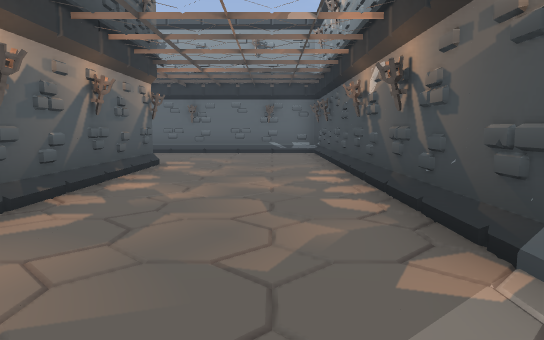
View 1 (above)

24 first-person views from a walk through a Godot game level. The camera is 1.4 m above the floor, tilts 6° down and sees 70° across. The floor is counted in squares, 2 m on a side. Each view is taken from the middle of a square. On the plan, view 1 faces up. The plan holds only what a view shows up to about 11 squares ahead; the rest is blank. The place goes on beyond the plan. Flat picture figures and markers are not drawn. Characters and animated objects are not drawn. Some surface patterns are stand-ins.

View 2
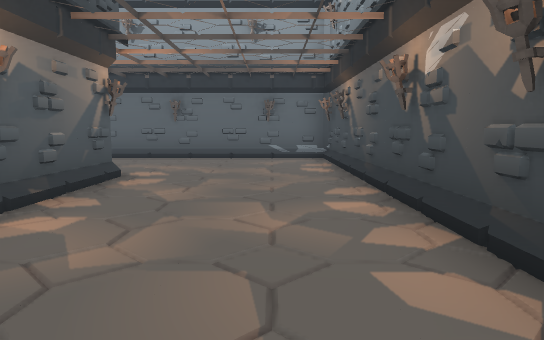

View 3
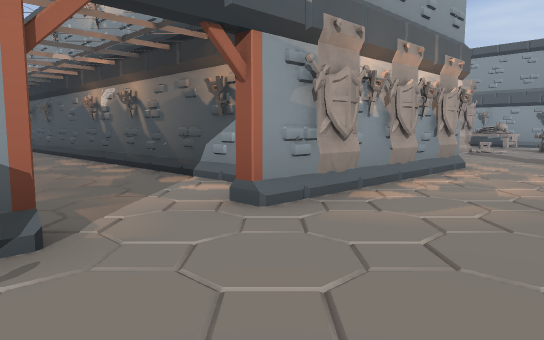

View 4
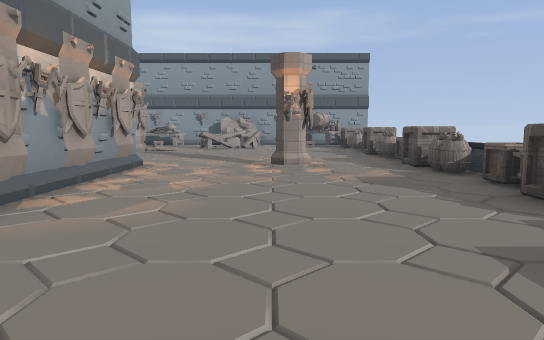

View 5
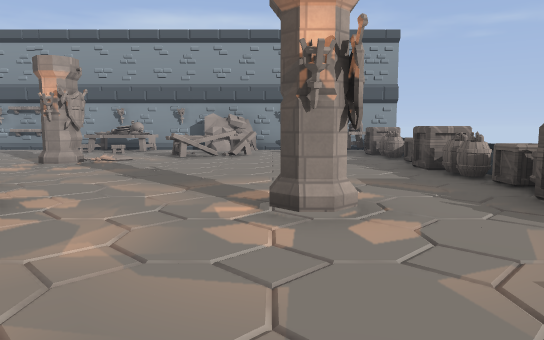

View 6
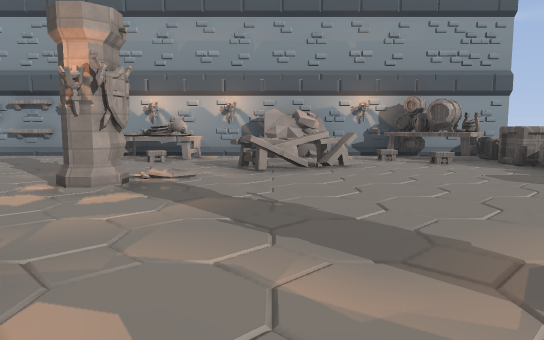

View 7
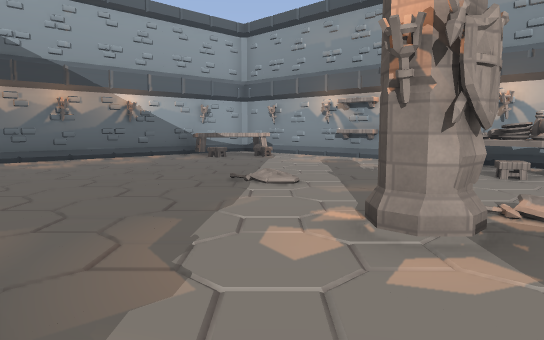

View 8
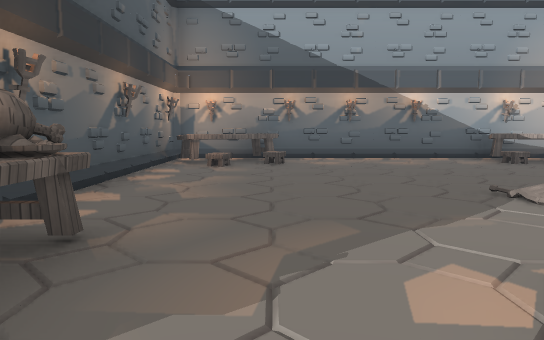

View 9
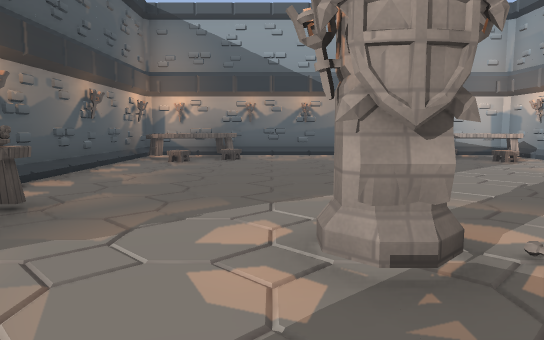

View 10
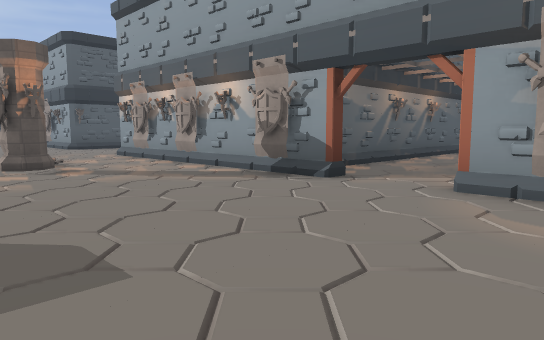

View 11
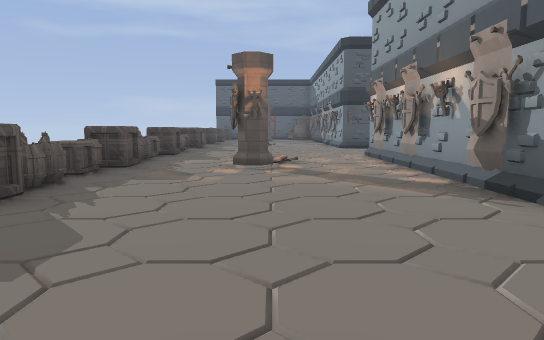

View 12
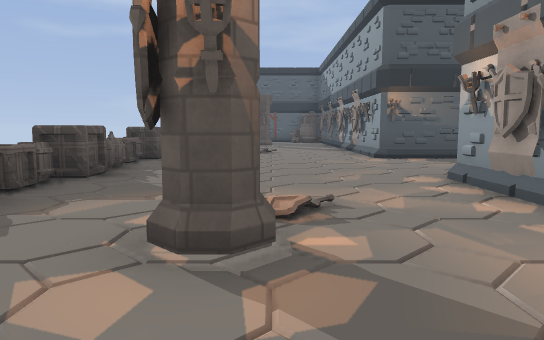

View 13
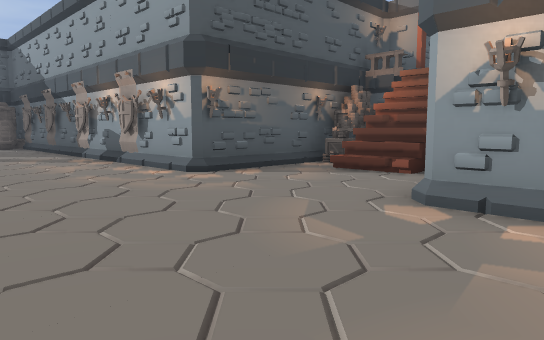

View 14
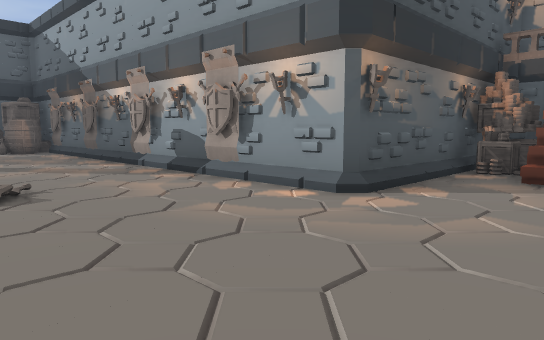

View 15
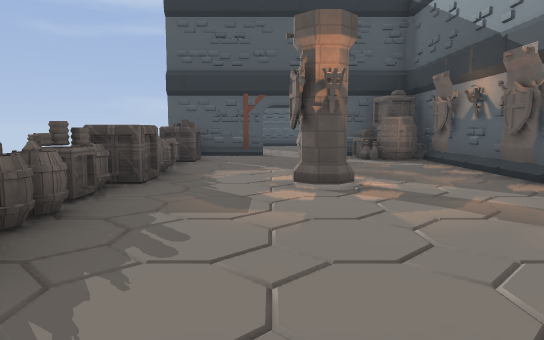

View 16
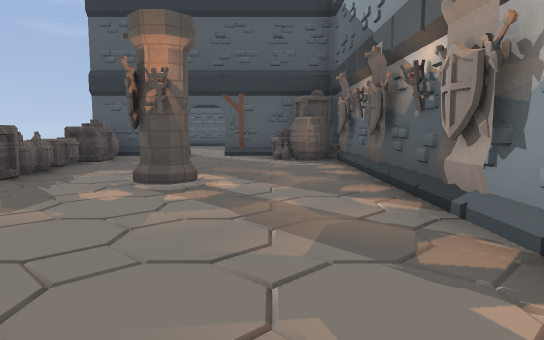

View 17
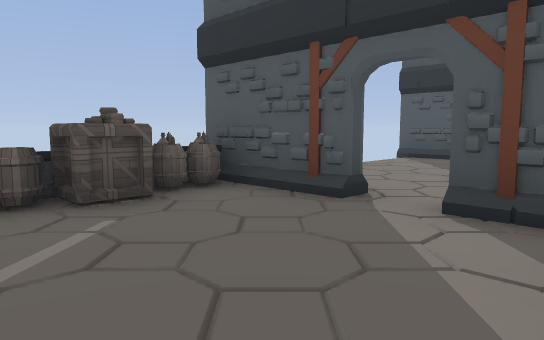

View 18
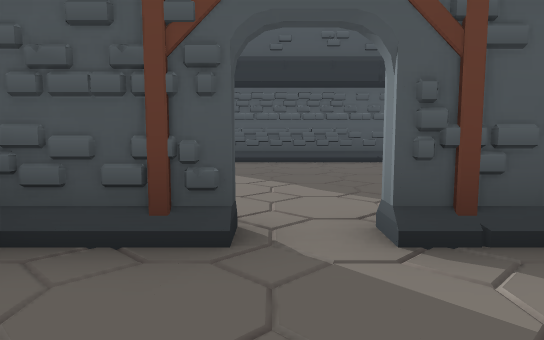

View 19
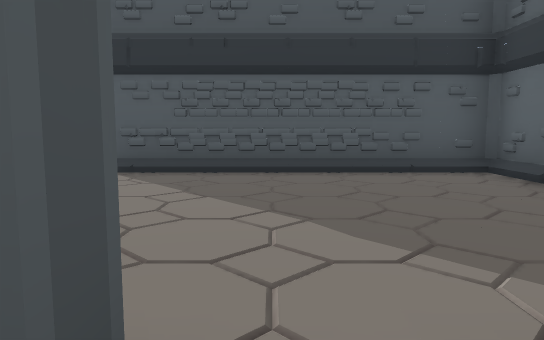

View 20
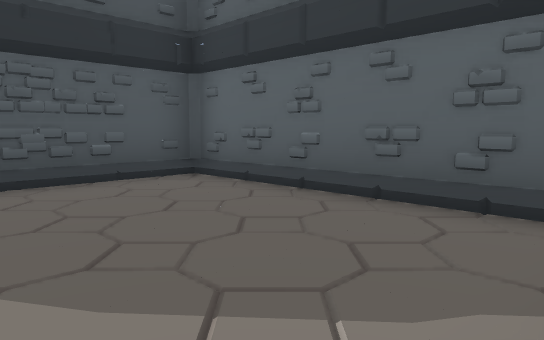

View 21
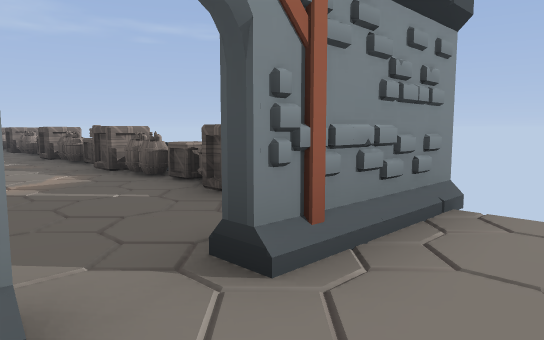

View 22
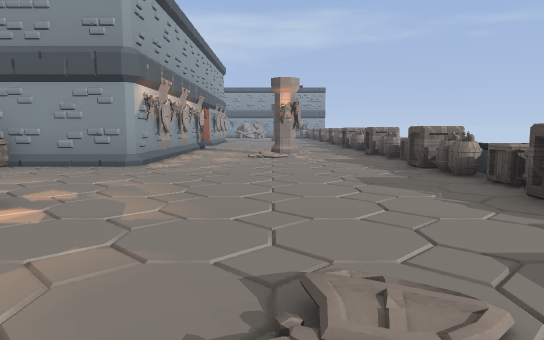

View 23
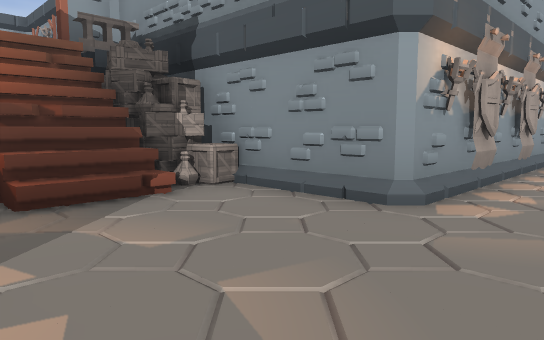

View 24
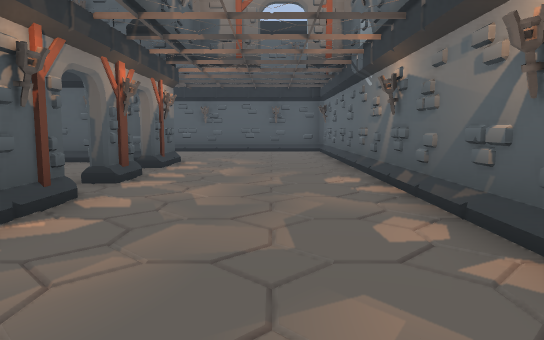

### Floor plan
Points are (right, up) in squares from view 1. A wall is a line through its corners. A room is listed if a view was taken in it or the views show most of it. See-through windows are left out.
Room 1 (views 1, 2, 24)
walls: (-2.4, 3.5) (-2.4, 2.4); (-2.4, 7.8) (-2.4, 5.4); (1.4, 1) (1.4, 11.6) (-1.6, 11.6)
ways out: opening at (-1.5, 9.5) to room 2; opening at (-0.5, 0) to room 2
Room 2 (views 3, 4, 5, 6, 7, 8, 9, 10, 11, 12, 13, 14, 15, 16, 17, 18, 19, 20, 21, 22, 23)
walls: (-4.7, -0.5) (-5.1, -0.6); (-4.7, -0.5) (-7.4, -0.5); (-4.6, -0.3) (-4.8, -0.6) (-5.3, -0.5); (-2.2, -0.6) (-2.8, -0.4); (-2.2, -0.5) (-2.8, -0.6); (-2.1, -0.2) (-2.4, -0.8); (-2, -0.5) (-2.9, -0.5); (-1.4, -0.4) (-8.6, -0.4) (-8.6, 1.5); (-6.6, -0.3) (-6.8, -0.6) (-7.2, -0.7); (-6.8, -0.6) (-7.3, -0.7); (1.4, -0.4) (0.4, -0.4); (1.5, -0.7) (1.2, -0.5); (1.7, -0.6) (1.3, -0.7) (1, -0.3); (1.8, -0.6) (1.3, -0.7); (1.9, -0.7) (1.2, -0.6); (2.8, -0.5) (2.6, -0.5); (2.9, -0.4) (1.9, -0.4); (3, -0.7) (2.7, -0.6); (4.6, -0.4) (3.5, -0.4); (-4, 7.9) (-2.8, 7.9); (5, -0.5) (1.2, -0.5); (-12.4, 2.5) (-12.4, 0.4); (-6, 7.9) (-5, 7.9); (-13.4, -0.4) (-24.3, -0.4); (5.6, -0.4) (4.7, -0.4); (-8.5, 7.9) (-7, 7.9); (-14, -0.5) (-14.9, -0.5); (-14.1, -0.5) (-14.8, -0.7); (-14.1, -0.3) (-14.4, -0.8); (-14.2, -0.6) (-14.8, -0.4); (-12.4, 5.5) (-12.4, 4.4); (-16.5, -0.5) (-17.4, -0.5); (-16.6, -0.3) (-16.7, -0.5) (-17.2, -0.5); (-16.8, -0.6) (-17.1, -0.7); (-1.6, 11.6) (-11.1, 11.6); (5.6, 8.5) (5.6, 3.6); (-19, -0.5) (-19.9, -0.5); (11.6, -1.1) (11.4, -0.8) (12.3, -0.4); (11.7, -1.5) (11.4, -0.8); (12.3, -2.6) (11.9, -2.1); (12.4, -2.4) (11.8, -1.1); (-21.5, -0.5) (-22.4, -0.5); (13.8, 0.8) (14, 2.2); (14.3, -1.5) (14.7, -0.9); (14.5, -2) (14.7, -1.4); (14.4, 1.3) (14.2, 1.8); (14.8, -1.9) (14.5, -1.2) (14.4, -1.1); (14.9, -2.5) (14.8, -1.8) (14.6, -1.4); (15.4, -0.9) (15.4, 3); (15.4, -3.5) (15.4, -2.2); (15.4, -6.1) (15.4, -5.4); (-24.4, -1.5) (-24.4, -3.2); (15.4, 5.4) (15.4, 9.6) (8.5, 9.6); (-24.6, -6.9) (-24.6, -4.2) (-24.4, -4.2) (-24.4, -6.8); (-25.5, -0.4) (-30.4, -0.4) (-30.4, -6.8)
low walls: (14.8, 0.7) (13.8, 0.8)
ways out: opening at (-1.5, 9.5) to room 1; opening at (-0.5, 0) to room 1; gap at (-7, 8); gap at (-5, 8)
objects: barrel (-24, -6); box (-24, -2) to (-23, -1); barrel (-23, -6); barrel (-22, -6); box (-21, -6); barrel (-21, -5); barrel (-20, -6); barrel (-19, -6); pillar (-19, -4); box (-18, -6); barrel (-17, -6); box (-16, -6); barrel (-14, -6); other object (-13, -6); torch (-13, 0); other object (-12, -6); box (-12, 3); other object (-12, 4); box (-11, -6); barrel (-10, -6); box (-9, -6); crate (-9, 2); other object (-9, 3); other object (-9, 4); barrier (-9, 5); barrel (-8, -6); box (-7, -6); barrel (-7, -5); other object (-6, -6); pillar (-6, -3); barrel (-5, -6); box (-4, -6); barrel (-3, -6); box (-2, -6); other object (2, -6); box (3, -6); barrel (4, -6); barrel (5, -6); pillar (5, -4); other object (6, -6); table (6, 1) to (6, 2); table (6, 8) to (8, 9); other object (6, 10) to (7, 10); box (7, -6); barrel (8, -6); other object (8, 10); box (9, -6); box (10, -5); pillar (10, 1); barrel (11, -6); other object (12, -6); table (13, 8) to (14, 9); box (14, -6); table (14, -5) to (15, -4); torch (15, 2); shelf (15, 5); other object (15, 8)

Where each view was taken, in squares from view 1:
view 1: 0 up, 0 right, facing up
view 2: 2 up, 0 right, facing up
view 3: 3 down, 2 left, facing up-right
view 4: 3 down, 2 left, facing right
view 5: 3 down, 2 right, facing right
view 6: 1 down, 5 right, facing right
view 7: 0 up, 7 right, facing up-right
view 8: 0 up, 8 right, facing up
view 9: 1 down, 9 right, facing up
view 10: 5 down, 2 right, facing up-left
view 11: 3 down, 2 right, facing left
view 12: 3 down, 3 left, facing left
view 13: 4 down, 7 left, facing up-left
view 14: 4 down, 10 left, facing up-left
view 15: 4 down, 14 left, facing left
view 16: 2 down, 14 left, facing left
view 17: 2 down, 21 left, facing down-left
view 18: 4 down, 22 left, facing left
view 19: 4 down, 24 left, facing left
view 20: 4 down, 25 left, facing up-left
view 21: 3 down, 26 left, facing down-right
view 22: 3 down, 16 left, facing right
view 23: 2 down, 12 left, facing up-right
view 24: 10 up, 0 right, facing left
